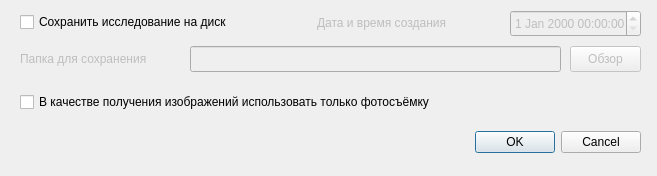
<?xml version="1.0" encoding="UTF-8"?>
<ui version="4.0">
 <class>CurrentResearchCreationDialog</class>
 <widget class="QDialog" name="CurrentResearchCreationDialog">
  <property name="geometry">
   <rect>
    <x>0</x>
    <y>0</y>
    <width>657</width>
    <height>176</height>
   </rect>
  </property>
  <property name="windowTitle">
   <string>Исследование текущей детали</string>
  </property>
  <widget class="QDialogButtonBox" name="buttonBox">
   <property name="geometry">
    <rect>
     <x>20</x>
     <y>126</y>
     <width>621</width>
     <height>32</height>
    </rect>
   </property>
   <property name="orientation">
    <enum>Qt::Horizontal</enum>
   </property>
   <property name="standardButtons">
    <set>QDialogButtonBox::Cancel|QDialogButtonBox::Ok</set>
   </property>
  </widget>
  <widget class="QLineEdit" name="saveFolderPathLineEdit">
   <property name="enabled">
    <bool>false</bool>
   </property>
   <property name="geometry">
    <rect>
     <x>190</x>
     <y>46</y>
     <width>371</width>
     <height>26</height>
    </rect>
   </property>
  </widget>
  <widget class="QPushButton" name="chooseSaveFolderPathPushButton">
   <property name="enabled">
    <bool>false</bool>
   </property>
   <property name="geometry">
    <rect>
     <x>570</x>
     <y>46</y>
     <width>71</width>
     <height>26</height>
    </rect>
   </property>
   <property name="text">
    <string>Обзор</string>
   </property>
  </widget>
  <widget class="QLabel" name="saveFolderPathLabel">
   <property name="enabled">
    <bool>false</bool>
   </property>
   <property name="geometry">
    <rect>
     <x>20</x>
     <y>50</y>
     <width>161</width>
     <height>18</height>
    </rect>
   </property>
   <property name="text">
    <string>Папка для сохранения</string>
   </property>
  </widget>
  <widget class="QCheckBox" name="saveResearchToDiskCheckBox">
   <property name="geometry">
    <rect>
     <x>20</x>
     <y>10</y>
     <width>251</width>
     <height>24</height>
    </rect>
   </property>
   <property name="text">
    <string>Сохранить исследование на диск</string>
   </property>
  </widget>
  <widget class="QCheckBox" name="imageSourcePhotoShootingOnlyCheckBox">
   <property name="geometry">
    <rect>
     <x>20</x>
     <y>90</y>
     <width>481</width>
     <height>24</height>
    </rect>
   </property>
   <property name="text">
    <string>В качестве получения изображений использовать только фотосъёмку</string>
   </property>
  </widget>
  <widget class="QLabel" name="creationDateTimeLabel">
   <property name="enabled">
    <bool>false</bool>
   </property>
   <property name="geometry">
    <rect>
     <x>317</x>
     <y>13</y>
     <width>181</width>
     <height>20</height>
    </rect>
   </property>
   <property name="text">
    <string>Дата и время создания</string>
   </property>
  </widget>
  <widget class="QDateTimeEdit" name="creationDateTimeEdit">
   <property name="enabled">
    <bool>false</bool>
   </property>
   <property name="geometry">
    <rect>
     <x>510</x>
     <y>10</y>
     <width>131</width>
     <height>27</height>
    </rect>
   </property>
   <property name="layoutDirection">
    <enum>Qt::LeftToRight</enum>
   </property>
   <property name="alignment">
    <set>Qt::AlignRight|Qt::AlignTrailing|Qt::AlignVCenter</set>
   </property>
  </widget>
 </widget>
 <resources/>
 <connections>
  <connection>
   <sender>buttonBox</sender>
   <signal>accepted()</signal>
   <receiver>CurrentResearchCreationDialog</receiver>
   <slot>accept()</slot>
   <hints>
    <hint type="sourcelabel">
     <x>248</x>
     <y>254</y>
    </hint>
    <hint type="destinationlabel">
     <x>157</x>
     <y>274</y>
    </hint>
   </hints>
  </connection>
  <connection>
   <sender>buttonBox</sender>
   <signal>rejected()</signal>
   <receiver>CurrentResearchCreationDialog</receiver>
   <slot>reject()</slot>
   <hints>
    <hint type="sourcelabel">
     <x>316</x>
     <y>260</y>
    </hint>
    <hint type="destinationlabel">
     <x>286</x>
     <y>274</y>
    </hint>
   </hints>
  </connection>
 </connections>
</ui>
